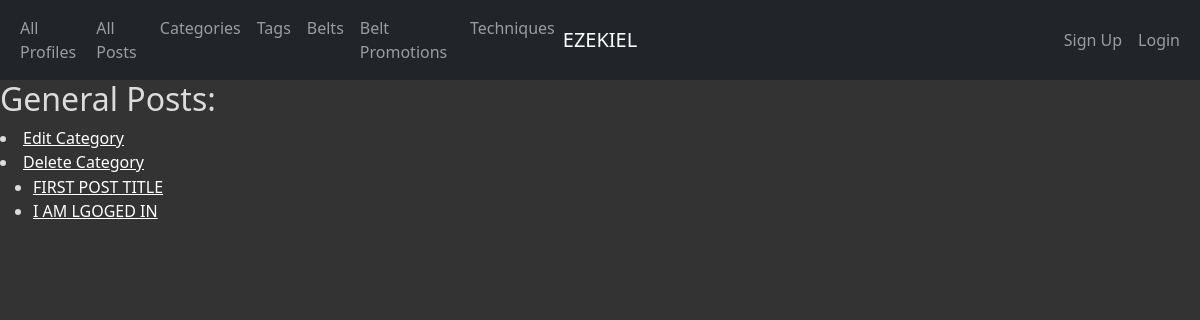
The page /categories/1/ on the database its author committed.
### app_info/models.py (models this page shows, shortened)
class Category(models.Model):
    category_id = models.AutoField(primary_key=True)
    name = models.CharField(max_length=45)
    def get_update_url(self):
        return reverse('app_info_category_update_urlpattern',
                       kwargs={'pk': self.pk}
                       )
    def get_delete_url(self):
        return reverse('app_info_category_delete_urlpattern',
                       kwargs={'pk': self.pk}
                       )
    class Meta:
        ordering = ['name']

class Post(models.Model):
    post_id = models.AutoField(primary_key=True)
    text = models.TextField()
    image = models.ImageField(default="")
    created_at = models.DateTimeField(auto_now_add=True)
    updated_at = models.DateTimeField(auto_now=True)
    likes = models.IntegerField(default=0)
    title = models.CharField(max_length=45)
    subtitle = models.CharField(max_length=45)
    profile = models.ForeignKey(Profile, related_name='posts', on_delete=models.CASCADE)
    categories = models.ForeignKey(Category, related_name='posts', on_delete=models.PROTECT)
    tags = models.ManyToManyField(Tag)
    def get_absolute_url(self):
        return reverse('app_info_post_detail_urlpattern',
                       kwargs={'pk': self.pk}
                       )
    class Meta:
        ordering = ['title']

### app_info/views.py (the view)
class CategoryDetail(DetailView):
    model = Category
    def get_context_data(self, **kwargs):
        context = super(DetailView, self).get_context_data(**kwargs)
        category = self.get_object()
        posts = category.posts.all()
        name = category.name
        context['posts'] = posts
        context['name'] = name
        return context

### app_info/templates/app_info/category_detail.html (shortened to what this page needs)
{% extends 'app_info/base.html' %}
{% block content %}
    <h2>{{ category.name }} Posts:</h2>
        <li>
          <a
              href="{{ category.get_update_url }}"
              class="button button-primary">
            Edit Category</a></li>
        <li>
          <a
              href="{{ category.get_delete_url }}"
              class="button button-primary">
            Delete Category</a></li>
    <section>
        <table>
            <tr>
                <td>
                    <ul>
                        {% for post in posts %}
                        <li>
                            <a href="{{ post.get_absolute_url }}">{{ post.title }}</a>
                        </li>
                        {% empty %}
                        <li><em>There are no posts for this category</em></li>
                        {% endfor %}
                    </ul>
                </td>
            </tr>
        </table>
    </section>
{% endblock %}

### static/app_info/cover.css (style rules this page uses)
a, a:focus, a:hover { color: #fff; }
html, body { height: 100%; background-color: #333; }
div, h2, h3, em, li, span, label, td, th, p { color: gainsboro; }

### rows shown on the page
Category: name "General"
Post: title "FIRST POST TITLE"
Post: title "I AM LGOGED IN"
